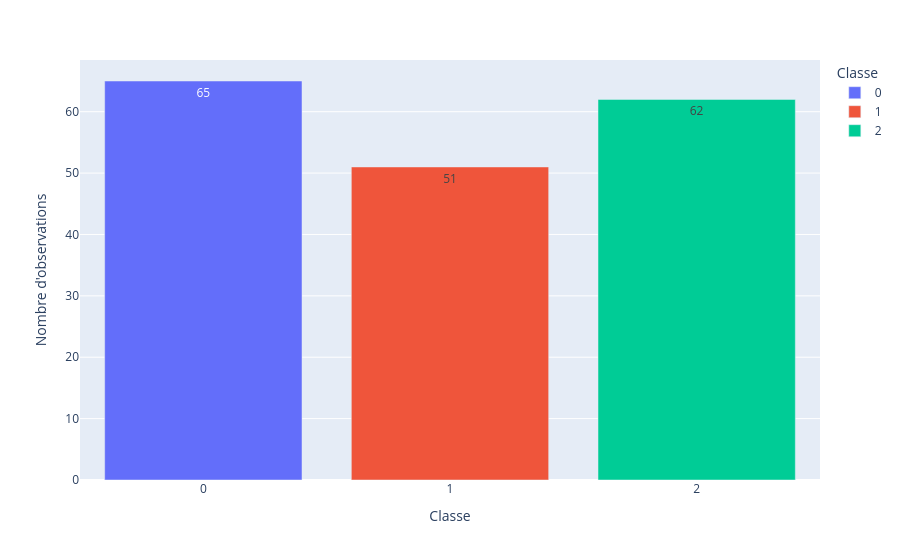

The cell this chart's notebook holds for it:
### Code cell
# Diagramme en barres du nombre d'observations
bar_plot(val)

### Figure 1 — Plotly figure (JSON) as saved in the notebook; plotly's stock layout.template omitted (floating-point values rounded to 4 significant figures)
{"data": [{"hovertemplate": "Classe=%{x}<br>Nombre d'observations=%{y}<extra></extra>", "legendgroup": "0", "marker": {"color": "#636efa", "pattern": {"shape": ""}}, "name": "0", "orientation": "v", "showlegend": true, "textposition": "auto", "texttemplate": "%{y}", "type": "bar", "x": ["0"], "xaxis": "x", "y": [65], "yaxis": "y"}, {"hovertemplate": "Classe=%{x}<br>Nombre d'observations=%{y}<extra></extra>", "legendgroup": "1", "marker": {"color": "#EF553B", "pattern": {"shape": ""}}, "name": "1", "orientation": "v", "showlegend": true, "textposition": "auto", "texttemplate": "%{y}", "type": "bar", "x": ["1"], "xaxis": "x", "y": [51], "yaxis": "y"}, {"hovertemplate": "Classe=%{x}<br>Nombre d'observations=%{y}<extra></extra>", "legendgroup": "2", "marker": {"color": "#00cc96", "pattern": {"shape": ""}}, "name": "2", "orientation": "v", "showlegend": true, "textposition": "auto", "texttemplate": "%{y}", "type": "bar", "x": ["2"], "xaxis": "x", "y": [62], "yaxis": "y"}], "layout": {"barmode": "relative", "legend": {"title": {"text": "Classe"}, "tracegroupgap": 0}, "margin": {"t": 60}, "xaxis": {"anchor": "y", "domain": [0, 1], "title": {"text": "Classe"}}, "yaxis": {"anchor": "x", "domain": [0, 1], "title": {"text": "Nombre d'observations"}}}}
